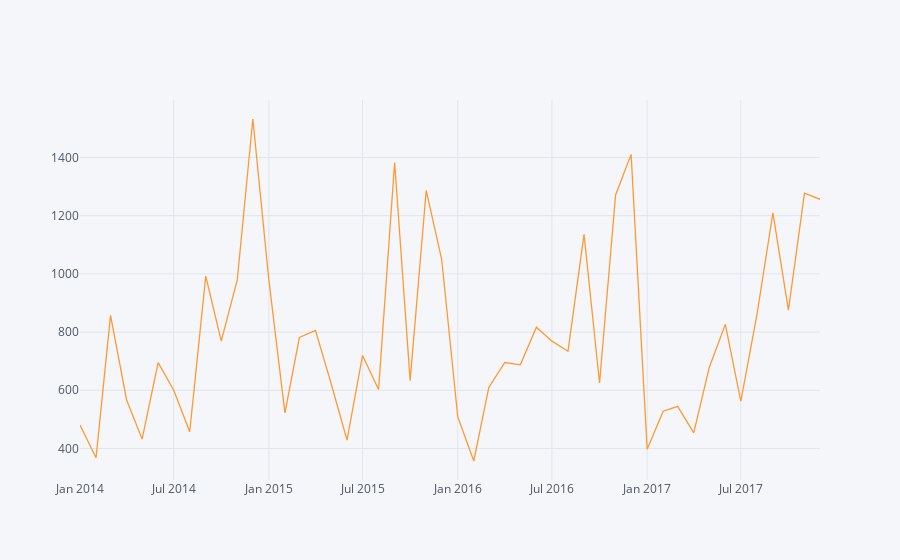

The notebook cell saved with this chart:
### Markdown cell above
### Visualizing Furniture Sales Time Series Data

### Code cell
dfObj.iplot()

### Figure 1 — Plotly figure (JSON) as saved in the notebook; plotly's stock layout.template omitted (floating-point values rounded to 4 significant figures)
{"data": [{"line": {"color": "rgba(255, 153, 51, 1.0)", "dash": "solid", "shape": "linear", "width": 1.3}, "mode": "lines", "name": "Sales", "text": "", "type": "scatter", "x": ["2014-01-01", "2014-02-01", "2014-03-01", "2014-04-01", "2014-05-01", "2014-06-01", "2014-07-01", "2014-08-01", "2014-09-01", "2014-10-01", "2014-11-01", "2014-12-01", "2015-01-01", "2015-02-01", "2015-03-01", "2015-04-01", "2015-05-01", "2015-06-01", "2015-07-01", "2015-08-01", "2015-09-01", "2015-10-01", "2015-11-01", "2015-12-01", "2016-01-01", "2016-02-01", "2016-03-01", "2016-04-01", "2016-05-01", "2016-06-01", "2016-07-01", "2016-08-01", "2016-09-01", "2016-10-01", "2016-11-01", "2016-12-01", "2017-01-01", "2017-02-01", "2017-03-01", "2017-04-01", "2017-05-01", "2017-06-01", "2017-07-01", "2017-08-01", "2017-09-01", "2017-10-01", "2017-11-01", "2017-12-01"], "y": [480.2, 367.9, 857.3, 567.5, 432.0, 695.1, 601.2, 457.5, 992.4, 769.0, 980.2, 1532.0, 978.3, 522.4, 781.2, 805.8, 625.0, 428.6, 719.7, 602.4, 1383.0, 633.0, 1287.0, 1049.0, 508.2, 356.9, 609.6, 695.4, 687.3, 816.9, 768.7, 734.3, 1136.0, 624.9, 1271.0, 1411.0, 397.6, 528.2, 544.7, 453.3, 678.3, 826.5, 562.5, 857.9, 1210.0, 875.4, 1278.0, 1256.0]}], "layout": {"legend": {"bgcolor": "#F5F6F9", "font": {"color": "#4D5663"}}, "paper_bgcolor": "#F5F6F9", "plot_bgcolor": "#F5F6F9", "title": {"font": {"color": "#4D5663"}}, "xaxis": {"gridcolor": "#E1E5ED", "showgrid": true, "tickfont": {"color": "#4D5663"}, "title": {"font": {"color": "#4D5663"}, "text": ""}, "zerolinecolor": "#E1E5ED"}, "yaxis": {"gridcolor": "#E1E5ED", "showgrid": true, "tickfont": {"color": "#4D5663"}, "title": {"font": {"color": "#4D5663"}, "text": ""}, "zerolinecolor": "#E1E5ED"}}}
